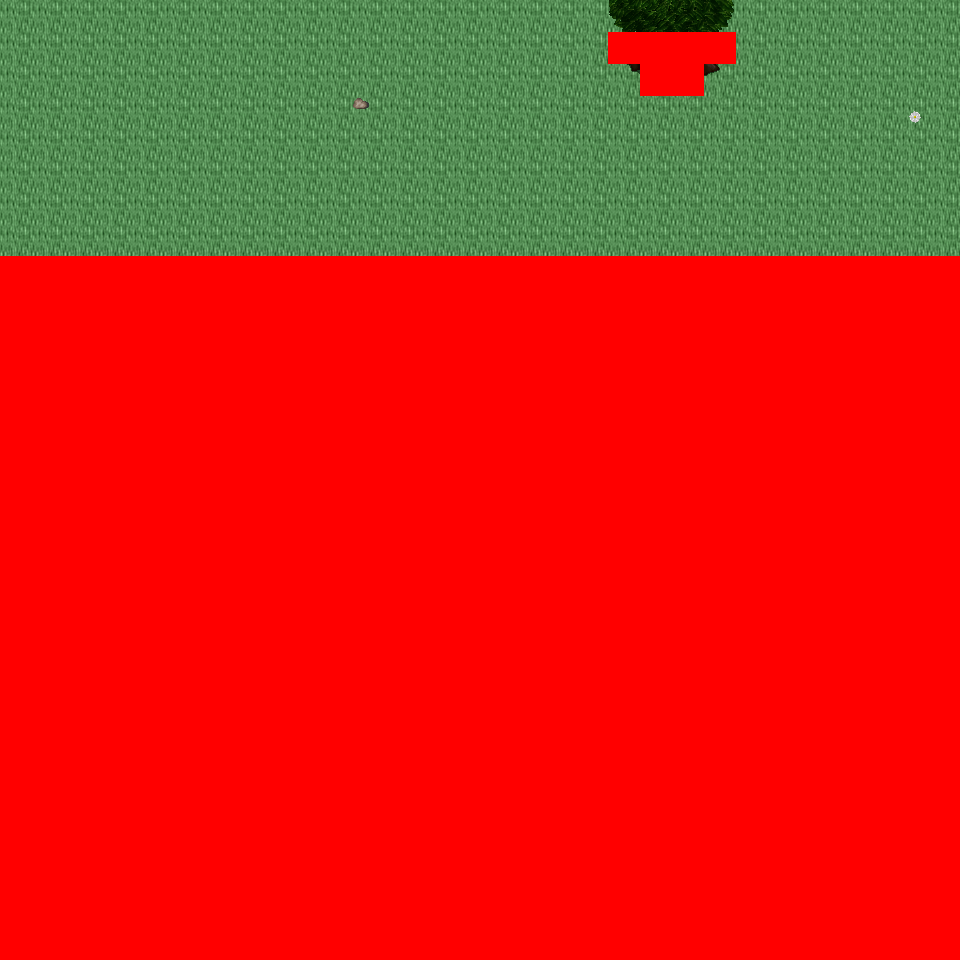

Below is a game level as drawn by its tile map, then a one-line description and the .tmx that defines it (tile-layer data replaced by summaries):
An orthogonal 30x30 tile map with 32x32 px tiles, 6 tile layers (Ground, Object, Object2, Above, ...), 20 tilesets and 3 objects (3x mapchange).

<map version="1.0" orientation="orthogonal" renderorder="right-down" width="30" height="30" tilewidth="32" tileheight="32" nextobjectid="4">
  <tileset firstgid="1" name="tileset_logic_collision" tilewidth="32" tileheight="32" tilecount="1" columns="1">
    <image source="../drawable/tileset_logic_collision.png" width="32" height="32" />
  </tileset>
  <tileset firstgid="2" name="tileset_ground_ridge_earth_pale" tilewidth="32" tileheight="32" tilecount="96" columns="12">
    <image source="../drawable/tileset_ground_ridge_earth_pale.png" width="384" height="256" />
  </tileset>
  <tileset firstgid="98" name="tileset_ground_ridge_earth_dark" tilewidth="32" tileheight="32" tilecount="96" columns="12">
    <image source="../drawable/tileset_ground_ridge_earth_dark.png" width="384" height="256" />
  </tileset>
  <tileset firstgid="194" name="tileset_ground_ground" tilewidth="32" tileheight="32" tilecount="33" columns="3">
    <image source="../drawable/tileset_ground_ground.png" width="96" height="352" />
  </tileset>
  <tileset firstgid="227" name="tileset_plant_stump_small_stump" tilewidth="32" tileheight="32" tilecount="4" columns="2">
    <image source="../drawable/tileset_plant_stump_small_stump.png" width="64" height="64" />
  </tileset>
  <tileset firstgid="231" name="tileset_plant_tree_fall_trees" tilewidth="32" tileheight="32" tilecount="40" columns="8">
    <image source="../drawable/tileset_plant_tree_fall_trees.png" width="256" height="160" />
  </tileset>
  <tileset firstgid="271" name="tileset_plant_tree_pine_tree" tilewidth="32" tileheight="32" tilecount="20" columns="4">
    <image source="../drawable/tileset_plant_tree_pine_tree.png" width="128" height="160" />
  </tileset>
  <tileset firstgid="291" name="tileset_plant_tree_tree_darkgreen" tilewidth="32" tileheight="32" tilecount="88" columns="8">
    <image source="../drawable/tileset_plant_tree_tree_darkgreen.png" width="256" height="352" />
  </tileset>
  <tileset firstgid="379" name="tileset_plant_leaves" tilewidth="32" tileheight="32" tilecount="8" columns="4">
    <image source="../drawable/tileset_plant_leaves.png" width="128" height="64" />
  </tileset>
  <tileset firstgid="387" name="tileset_plant_flower_daisy_blue" tilewidth="32" tileheight="32" tilecount="8" columns="2">
    <image source="../drawable/tileset_plant_flower_daisy_blue.png" width="64" height="128" />
  </tileset>
  <tileset firstgid="395" name="tileset_plant_flower_daisy_red" tilewidth="32" tileheight="32" tilecount="8" columns="2">
    <image source="../drawable/tileset_plant_flower_daisy_red.png" width="64" height="128" />
  </tileset>
  <tileset firstgid="403" name="tileset_plant_flower_daisy_white" tilewidth="32" tileheight="32" tilecount="8" columns="2">
    <image source="../drawable/tileset_plant_flower_daisy_white.png" width="64" height="128" />
  </tileset>
  <tileset firstgid="411" name="tileset_plant_flower_daisy_yellow" tilewidth="32" tileheight="32" tilecount="8" columns="2">
    <image source="../drawable/tileset_plant_flower_daisy_yellow.png" width="64" height="128" />
  </tileset>
  <tileset firstgid="419" name="tileset_ground_grass_corners" tilewidth="32" tileheight="32" tilecount="24" columns="6">
    <image source="../drawable/tileset_ground_grass_corners.png" width="192" height="128" />
  </tileset>
  <tileset firstgid="443" name="tileset_ground_grass_edges" tilewidth="32" tileheight="32" tilecount="36" columns="12">
    <image source="../drawable/tileset_ground_grass_edges.png" width="384" height="96" />
  </tileset>
  <tileset firstgid="479" name="tileset_ground_rock_pebbles" tilewidth="32" tileheight="32" tilecount="3" columns="1">
    <image source="../drawable/tileset_ground_rock_pebbles.png" width="32" height="96" />
  </tileset>
  <tileset firstgid="482" name="tileset_terrain_grassland" tilewidth="32" tileheight="32" tilecount="88" columns="8">
    <image source="../drawable/tileset_terrain_grassland.png" width="256" height="352" />
  </tileset>
  <tileset firstgid="570" name="tileset_terrain_cave_opening" tilewidth="32" tileheight="32" tilecount="12" columns="3">
    <image source="../drawable/tileset_terrain_cave_opening.png" width="96" height="128" />
  </tileset>
  <tileset firstgid="582" name="tileset_ground_ladder_vertical_dark" tilewidth="32" tileheight="32" tilecount="3" columns="3">
    <image source="../drawable/tileset_ground_ladder_vertical_dark.png" width="96" height="32" />
  </tileset>
  <tileset firstgid="585" name="tileset_plant_flower_flowers_mixed" tilewidth="32" tileheight="32" tilecount="16" columns="4">
    <image source="../drawable/tileset_plant_flower_flowers_mixed.png" width="128" height="128" />
  </tileset>
  <layer name="Ground" width="30" height="30">
    <data>[900 cells, 240 non-empty, 1 distinct tile ids]</data>
  </layer>
  <layer name="Object" width="30" height="30">
    <data>[900 cells, 9 non-empty, 9 distinct tile ids]</data>
  </layer>
  <layer name="Object2" width="30" height="30">
    <data>[900 cells, 1 non-empty, 1 distinct tile ids]</data>
  </layer>
  <layer name="Above" width="30" height="30">
    <data>[900 cells, 4 non-empty, 4 distinct tile ids]</data>
  </layer>
  <layer name="Above2" width="30" height="30">
    <data>[900 cells, 0 non-empty, 0 distinct tile ids]</data>
  </layer>
  <layer name="Walkable" width="30" height="30">
    <data>[900 cells, 666 non-empty, 1 distinct tile ids]</data>
  </layer>
  <objectgroup name="MapEvents">
    <object id="1" name="north" type="mapchange" x="0" y="0" width="960" height="32">
      <properties>
        <property name="map" value="0_ados_mountain_n2_w2_x1_y3" />
        <property name="place" value="south" />
      </properties>
    </object>
    <object id="2" name="west" type="mapchange" x="0" y="0" width="32" height="256">
      <properties>
        <property name="map" value="0_ados_mountain_n2_w2_x0_y4" />
        <property name="place" value="east" />
      </properties>
    </object>
    <object id="3" name="east" type="mapchange" x="928" y="0" width="32" height="256">
      <properties>
        <property name="map" value="0_ados_mountain_n2_w2_x2_y4" />
        <property name="place" value="west" />
      </properties>
    </object>
  </objectgroup>
</map>
